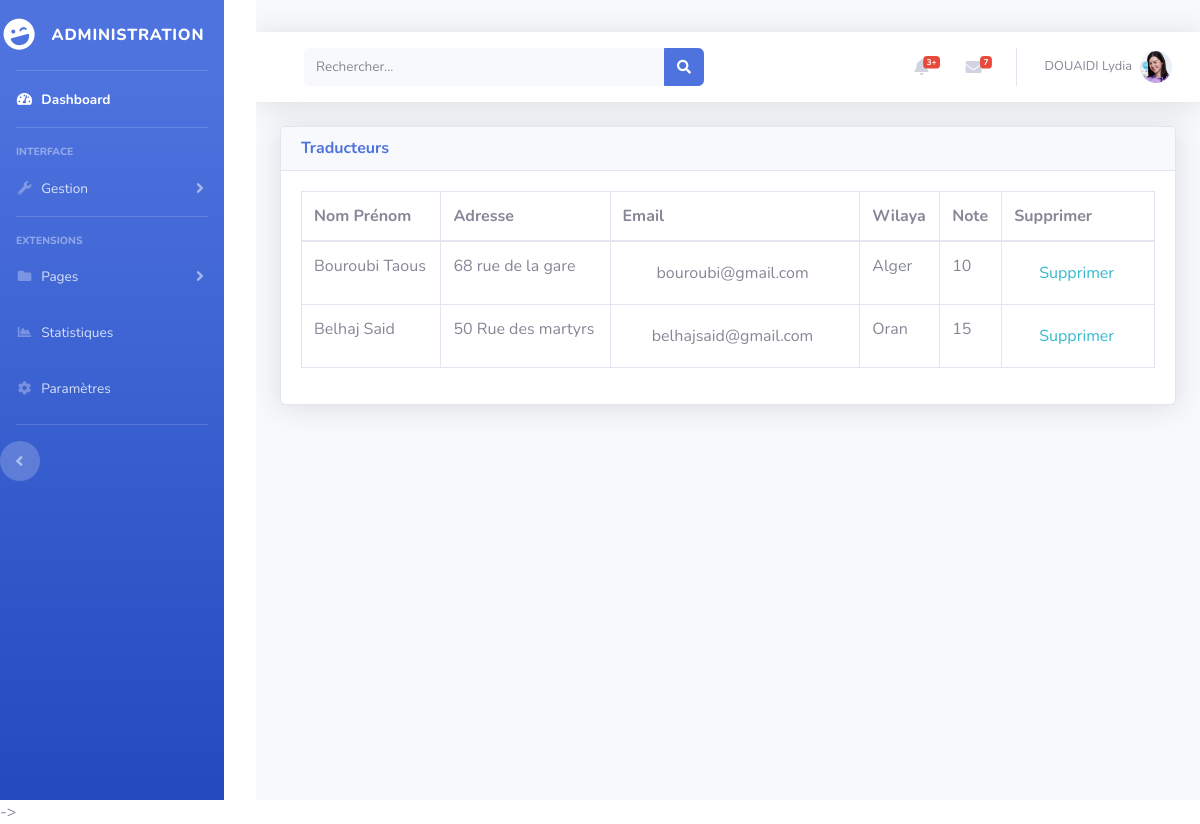
The page /Admin/ListenoireTraducteurs.php on the database its author committed.
### tables this page shows
CREATE TABLE IF NOT EXISTS `traducteurs` (
  `IDtrad` int(11) NOT NULL AUTO_INCREMENT,
  `nom` varchar(255) NOT NULL,
  `prenom` varchar(255) NOT NULL,
  `email` varchar(255) NOT NULL,
  `mdp` varchar(255) NOT NULL,
  `adresse` varchar(255) NOT NULL,
  `commune` varchar(255) NOT NULL,
  `wilaya` varchar(255) NOT NULL,
  `tlphn` int(10) NOT NULL,
  `fax` int(10) NOT NULL,
  `cv` varchar(255) NOT NULL,
  `assermente` varchar(255) DEFAULT NULL,
  `ref` varchar(255) DEFAULT NULL,
  `note` varchar(20) DEFAULT NULL,
  `bloqué` varchar(255) DEFAULT NULL,
  `supprimé` varchar(255) DEFAULT NULL,
  PRIMARY KEY (`IDtrad`)
);

### model/inscripTraduct.php (called while the page is built, shortened)
<?php
class Inscription{
public function getDataTraduct(){
        $bdd = new ConnexionBdd_model('sitetraduction','localhost','root','');
        $conn = $bdd->connexion('sitetraduction','localhost','root','');
         $query = "SELECT * FROM traducteurs ";
         $resultat=$conn->query($query);
         return $resultat;
}
}

### controller/RecupererdonneTraductController.php (called while the page is built, shortened)
<?php
include_once("../model/inscripTraduct.php");
class RecupereDonnee{
  public function getData(){
  	$rq= new Inscription();
  	$r = $rq -> getDataTraduct();
    return $r;
  }
}

### Admin/ListenoireTraducteurs.php (the view, shortened to what this page needs)
<!DOCTYPE html>
<html lang="fr">
<head>
  <link href="vendor/fontawesome-free/css/all.min.css" rel="stylesheet" type="text/css">
   <link rel="stylesheet" href="https://maxcdn.bootstrapcdn.com/bootstrap/4.4.1/css/bootstrap.min.css">
  <link href="css/sb-admin-2.min.css" rel="stylesheet">
</head>
<body id="page-top" class="sidebar-toggled">
  <div id="wrapper">
    <ul class="navbar-nav bg-gradient-primary sidebar sidebar-dark accordion" id="accordionSidebar">
      <a class="sidebar-brand d-flex align-items-center justify-content-center" href="index.html">
        <div class="sidebar-brand-icon rotate-n-15">
          <i class="fas fa-laugh-wink"></i>
        </div>
        <div class="sidebar-brand-text mx-3">Administration </div>
      </a>
      <hr class="sidebar-divider my-0">
      <li class="nav-item active">
        <a class="nav-link" href="index.php">
          <i class="fas fa-fw fa-tachometer-alt"></i>
          <span>Dashboard</span></a>
      </li>
      <hr class="sidebar-divider">
      <div class="sidebar-heading">
        Interface
      </div>
      <li class="nav-item">
        <a class="nav-link collapsed" href="#" data-toggle="collapse" data-target="#collapseUtilities" aria-expanded="true" aria-controls="collapseUtilities">
          <i class="fas fa-fw fa-wrench"></i>
          <span>Gestion</span>
        </a>
      </li>
      <hr class="sidebar-divider">
      <div class="sidebar-heading">
        Extensions
      </div>
      <li class="nav-item">
        <a class="nav-link collapsed" href="#" data-toggle="collapse" data-target="#collapsePages" aria-expanded="true" aria-controls="collapsePages">
          <i class="fas fa-fw fa-folder"></i>
          <span>Pages</span>
        </a>
      </li>
      <li class="nav-item">
        <a class="nav-link" href="statistiques.php">
          <i class="fas fa-fw fa-chart-area"></i>
          <span>Statistiques</span></a>
      </li>
      <li class="nav-item">
        <a class="nav-link" href="charts.html">
          <i class="fas fa-fw fa-cog"></i>
          <span>Paramètres</span>
      </li>
      <hr class="sidebar-divider d-none d-md-block">
      <div class="text-center d-none d-md-inline">
        <button class="rounded-circle border-0" id="sidebarToggle"></button>
      </div>
    </ul>
    <div id="content-wrapper" class="d-flex flex-column">
      <div id="content">
        <nav class="navbar navbar-expand navbar-light bg-white topbar mb-4 static-top shadow">
          <form class="d-none d-sm-inline-block form-inline mr-auto ml-md-3 my-2 my-md-0 mw-100 navbar-search">
            <div class="input-group">
              <input type="text" class="form-control bg-light border-0 small" placeholder="Rechercher..." aria-label="Search" aria-describedby="basic-addon2">
              <div class="input-group-append">
                <button class="btn btn-primary" type="button">
                  <i class="fas fa-search fa-sm"></i>
                </button>
              </div>
            </div>
          </form>
          <ul class="navbar-nav ml-auto">
            <li class="nav-item dropdown no-arrow mx-1">
              <a class="nav-link dropdown-toggle" href="#" id="alertsDropdown" role="button" data-toggle="dropdown" aria-haspopup="true" aria-expanded="false">
                <i class="fas fa-bell fa-fw"></i>
                <span class="badge badge-danger badge-counter">3+</span>
              </a>
            </li>
            <li class="nav-item dropdown no-arrow mx-1">
              <a class="nav-link dropdown-toggle" href="#" id="messagesDropdown" role="button" data-toggle="dropdown" aria-haspopup="true" aria-expanded="false">
                <i class="fas fa-envelope fa-fw"></i>
                <span class="badge badge-danger badge-counter">7</span>
              </a>
            </li>
            <li class="nav-item dropdown no-arrow">
              <a class="nav-link dropdown-toggle" href="#" id="userDropdown" role="button" data-toggle="dropdown" aria-haspopup="true" aria-expanded="false">
                <span class="mr-2 d-none d-lg-inline text-gray-600 small">DOUAIDI Lydia</span>
                <img class="img-profile rounded-circle" src="img\person_4.jpg">
              </a>
            </li>
          </ul>
        </nav>
        <div class="container">
          <div class="card shadow ">
            <div class="card-header ">
              <h6 class="m-0 font-weight-bold text-primary">Traducteurs</h6>
            </div>
            <div class="card-body">
               <form action="../controller/majController.php" method="POST">
              <div class="table-responsive">
                <table class="table table-bordered" id="dataTable" width="100%" cellspacing="0">
                  <thead>
                    <tr>
                      <th>Nom Prénom</th>
                      <th>Adresse</th>
                      <th>Email</th>
                      <th>Wilaya</th>
                      <th>Note</th>
                      <th>Supprimer</th>
                    </tr>
                  </thead>
                  <tbody id="myTable">
                  <?php
                  include_once("../controller/RecupererdonneTraductController.php");
                  $cf = new RecupereDonnee();
                  $r = $cf->getData();
                  foreach ( $r as $row) {
                  if ( $row['supprimé']=="oui"){
                  echo '
                    <tr>
                      <td>'.$row['nom'].' '.$row['prenom'].'</td>
                      <td>'.$row['adresse'].'</td>
                     <td><input class="btn "  name="email" id="email" type="text" value ='.$row['email'].'></td>
                      <td>'.$row['wilaya'].'</td>
                      <td>'.$row['note'].'</td>
                      <td>   <input type="submit" value="Supprimer" class="btn text-info px-4 rounded-0" > </td>
                    </tr> ';}} ?>
                  </tbody>
                </table>
                  </div>
              </div>
          </div>
        </div>
      </div>
    </div>
  </div>
->
</body>
</html>

### rows shown on the page
traducteurs: nom "Bouroubi", prenom "Taous", adresse "68 rue de la gare", email "bouroubi@gmail.com", wilaya "Alger", note "10"
traducteurs: nom "Belhaj", prenom "Said", adresse "50 Rue des martyrs", email "belhajsaid@gmail.com", wilaya "Oran", note "15"
